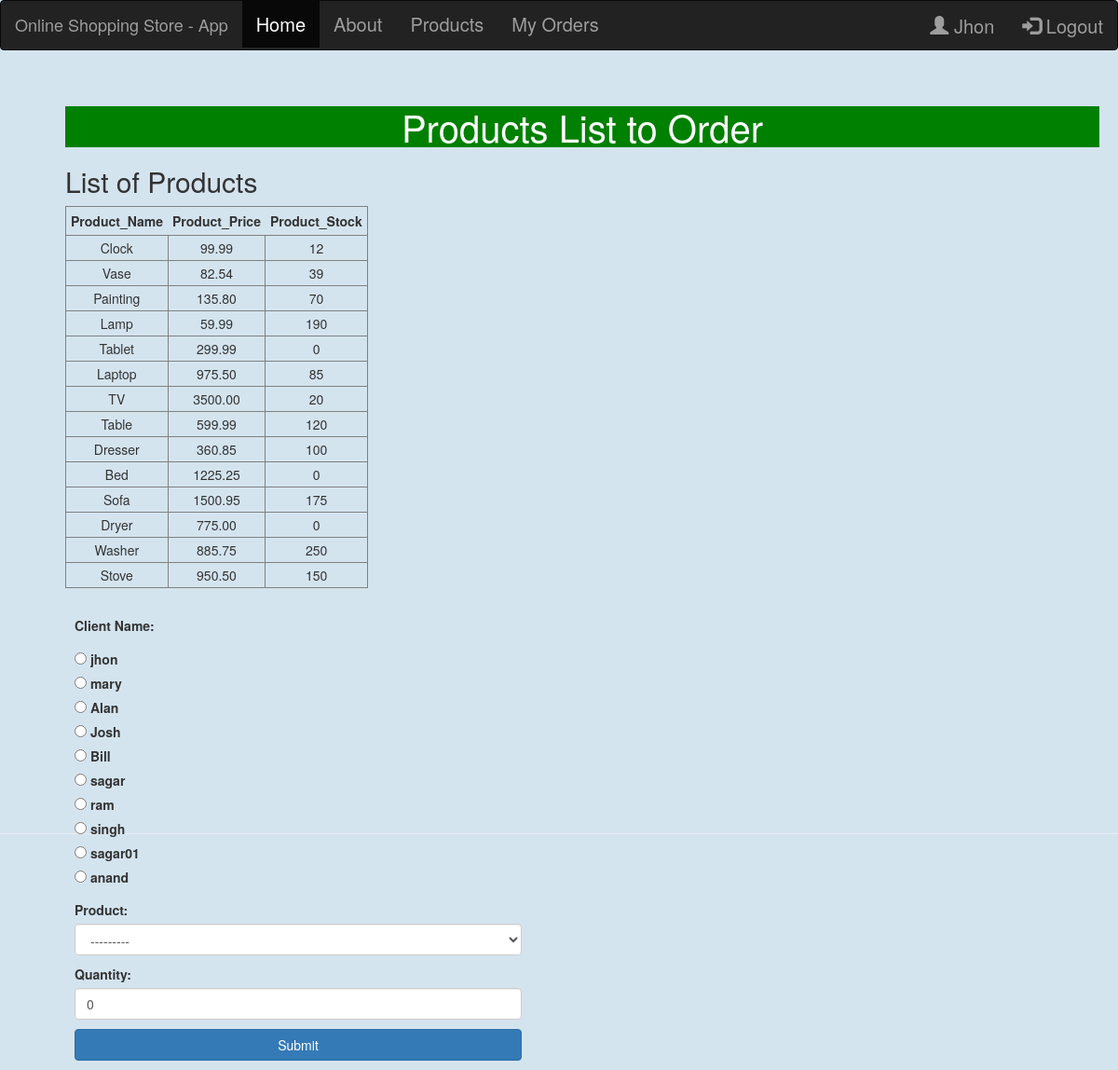
Screenshot of /myapp/place_order/ (signed in) with the database file from the repository.
### myapp/models.py (models this page shows, shortened)
class Product(models.Model):
    category = models.ForeignKey(Category, related_name='products', on_delete=models.CASCADE)
    name = models.CharField(max_length=200)
    price = models.DecimalField(max_digits=10, decimal_places=2)
    stock = models.PositiveIntegerField(default=100, validators=[validate_stock])
    available = models.BooleanField(default=True)
    optional = models.TextField(max_length=300, blank=True, default='')
    interested = models.PositiveIntegerField(default=0)
    def __str__(self):
        return self.name

### myapp/views.py (the view)
# urls.py: path(r'place_order/', views.place_order, name='place_order'),
@login_required(login_url='/myapp/login')
def place_order(request):
    msg = ''
    prodlist = Product.objects.all()
    if request.method == 'POST':
        form = OrderForm(request.POST)
        if form.is_valid():
            order = form.save(commit=False)
            if order.num_units <= order.product.stock:
                order.save()
                update_stock = Product.objects.get(id=order.product.id)
                update_stock.stock = update_stock.stock - order.num_units
                update_stock.save()
                msg = 'Your order has been placed successfully.'
            else:
                msg = 'We do not have sufficient stock to fill your order.'
            return render(request, 'myapp/order_response.html', {'msg': msg})
    else:
        form = OrderForm()
    return render(request, 'myapp/placeorder.html', {'form': form, 'msg': msg, 'prodlist': prodlist})

### myapp/forms.py
class OrderForm(forms.ModelForm):
    class Meta:
        model = Order
        fields = ('client', 'product', 'num_units')
        labels = {
            'client': 'Client Name',
            'num_units': 'Quantity'
        }
        widgets = {
            'client': forms.RadioSelect(),
            'product': forms.Select(attrs={'class': 'form-control'}),
            'num_units': forms.TextInput(attrs={'class': 'form-control'})
        }

### myapp/models.py (called while the page is built)
    def __str__(self):
        return self.username

### templates/myapp/placeorder.html (shortened to what this page needs)
{% extends 'myapp/base.html' %}
{% block myhdg %}
    <h1>Products List to Order</h1>
{% endblock %}
{% block body_block %}
    {% if prodlist %}
        <h2>List of Products</h2>
        <table>
            <tr>
                <th>Product_Name</th>
                <th>Product_Price</th>
                <th>Product_Stock</th>
            </tr>
            {% for prod in prodlist %}
                <tr>
                    <td>{{ prod.name }}</td>
                    <td>{{ prod.price }}</td>
                    <td>{{ prod.stock }}</td>
                </tr>
            {% endfor %}
        </table>
        <form action="" method="post">
            {{ form.as_p }}
            <button class="btn btn-primary" type="submit" value="submit">Submit</button>
        </form>
    {% endif %}
{% endblock %}

### templates/myapp/base.html (shortened to what this page needs)
<!DOCTYPE html>
{% load static %}
<html>
<head>
    <link rel="stylesheet" type="text/css" href="{% static 'myapp/style.css' %}">
    <link rel="stylesheet" href="https://maxcdn.bootstrapcdn.com/bootstrap/3.4.1/css/bootstrap.min.css">
</head>
<body>
<header>
    <nav class="navbar navbar-inverse">
        <div class="container-fluid">
            <div class="navbar-header">
                <a class="navbar-brand" href="{% url 'myapp:index' %}">Online Shopping Store - App</a>
            </div>
            <ul class="nav navbar-nav">
                <li class="active"><a href="{% url 'myapp:index' %}"> Home </a></li>
                <li><a href="{% url 'myapp:about' %}"> About </a></li>
                <li><a href="{% url 'myapp:products' %}"> Products </a></li>
                {% if user.is_authenticated %}
                    <li><a href="{% url 'myapp:orders' %}"> My Orders </a></li>
                {% endif %}
            </ul>
            <ul class="nav navbar-nav navbar-right">
                {% if user.is_authenticated %}
                    <li><a href="#"><span class="glyphicon glyphicon-user"></span> {{ user.first_name }}</a>
                    </li>
                    <li><a href="{% url 'myapp:logout' %}"><span class="glyphicon glyphicon-log-in"></span> Logout</a>
                    </li>
                {% else %}
                    <li><a href="{% url 'myapp:register' %}"><span class="glyphicon glyphicon-user"></span> Register</a>
                    </li>
                    <li><a href="{% url 'myapp:login' %}"><span class="glyphicon glyphicon-log-in"></span> Login</a>
                    </li>
                {% endif %}
            </ul>
        </div>
    </nav>
</header>
<div class="app_body">
    <h1>{% block myhdg %}*** {% endblock %}</h1>
    {% block body_block %}*** {% endblock %}
</div>
<hr/>
</body>
</html>

### myapp/static/myapp/style.css (style rules this page uses)
.navbar-brand { margin-left: 15px; }
body { background-color: rgba(212, 228, 239, 1) !important; }
h1 { background-color: green; color: white !important; font-size: 40px !important; text-align: center; }
h2 { color: red; }
.app_body { margin-left: 50px; padding: 20px; height: 100vh; }
li { color: green; }
a { font-size: 20px; }
table { border: 1px solid grey !important; padding: 1.5px !important; margin-bottom: 20px !important; }
td { border: 1px solid grey !important; padding: 3px !important; text-align: center !important; }
th { padding: 5px !important; }
form { width: 500px; display: flex; flex-direction: column; padding: 10px; }
input { margin-bottom: 10px; padding: 10px; }
label { margin-bottom: 10px; }

### rows the page displays
Product: name "Clock", price "99.99", stock "12"
Product: name "Vase", price "82.54", stock "39"
Product: name "Painting", price "135.80", stock "70"
Product: name "Lamp", price "59.99", stock "190"
Product: name "Tablet", price "299.99", stock "0"
Product: name "Laptop", price "975.50", stock "85"
Product: name "TV", price "3500.00", stock "20"
Product: name "Table", price "599.99", stock "120"
Product: name "Dresser", price "360.85", stock "100"
Product: name "Bed", price "1225.25", stock "0"
Product: name "Sofa", price "1500.95", stock "175"
Product: name "Dryer", price "775.00", stock "0"
Product: name "Washer", price "885.75", stock "250"
Product: name "Stove", price "950.50", stock "150"

### other values shown
{{ user.first_name }} "Jhon"
